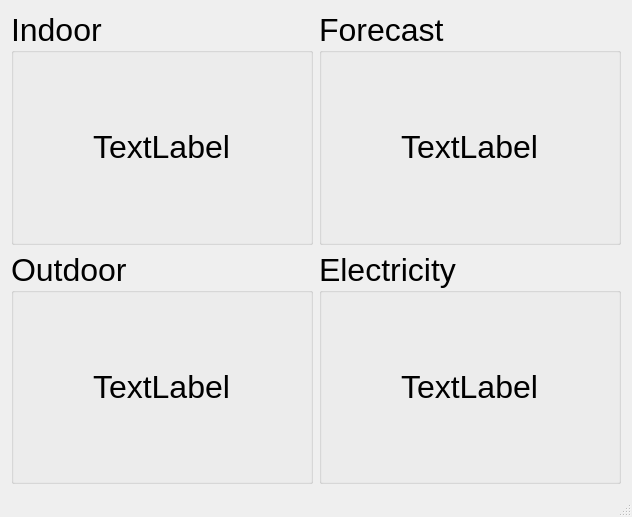
<?xml version="1.0" encoding="UTF-8"?>
<ui version="4.0">
 <class>MainWindow</class>
 <widget class="QMainWindow" name="MainWindow">
  <property name="geometry">
   <rect>
    <x>0</x>
    <y>0</y>
    <width>632</width>
    <height>517</height>
   </rect>
  </property>
  <property name="sizePolicy">
   <sizepolicy hsizetype="Preferred" vsizetype="Preferred">
    <horstretch>0</horstretch>
    <verstretch>0</verstretch>
   </sizepolicy>
  </property>
  <property name="windowTitle">
   <string>MainWindow</string>
  </property>
  <widget class="QWidget" name="centralWidget">
   <property name="sizePolicy">
    <sizepolicy hsizetype="Preferred" vsizetype="Preferred">
     <horstretch>0</horstretch>
     <verstretch>0</verstretch>
    </sizepolicy>
   </property>
   <property name="font">
    <font>
     <pointsize>24</pointsize>
    </font>
   </property>
   <layout class="QGridLayout" name="gridLayout">
    <item row="1" column="0">
     <widget class="QGroupBox" name="groupIndoor">
      <property name="title">
       <string>Indoor</string>
      </property>
      <layout class="QHBoxLayout" name="horizontalLayout">
       <item alignment="Qt::AlignHCenter|Qt::AlignVCenter">
        <widget class="QLabel" name="indoor">
         <property name="text">
          <string>TextLabel</string>
         </property>
        </widget>
       </item>
      </layout>
     </widget>
    </item>
    <item row="2" column="2">
     <widget class="QGroupBox" name="groupPower">
      <property name="title">
       <string>Electricity</string>
      </property>
      <layout class="QVBoxLayout" name="verticalLayout_3">
       <item alignment="Qt::AlignHCenter|Qt::AlignVCenter">
        <widget class="QLabel" name="power">
         <property name="text">
          <string>TextLabel</string>
         </property>
        </widget>
       </item>
      </layout>
     </widget>
    </item>
    <item row="2" column="0">
     <widget class="QGroupBox" name="groupOutdoor">
      <property name="title">
       <string>Outdoor</string>
      </property>
      <layout class="QVBoxLayout" name="verticalLayout_2">
       <item alignment="Qt::AlignHCenter|Qt::AlignVCenter">
        <widget class="QLabel" name="outdoor">
         <property name="text">
          <string>TextLabel</string>
         </property>
        </widget>
       </item>
      </layout>
     </widget>
    </item>
    <item row="1" column="2">
     <widget class="QGroupBox" name="groupForecast">
      <property name="title">
       <string>Forecast</string>
      </property>
      <layout class="QVBoxLayout" name="verticalLayout">
       <item alignment="Qt::AlignHCenter|Qt::AlignVCenter">
        <widget class="QLabel" name="forecast">
         <property name="text">
          <string>TextLabel</string>
         </property>
        </widget>
       </item>
      </layout>
     </widget>
    </item>
   </layout>
  </widget>
  <widget class="QStatusBar" name="statusBar"/>
 </widget>
 <layoutdefault spacing="6" margin="11"/>
 <resources/>
 <connections/>
</ui>
